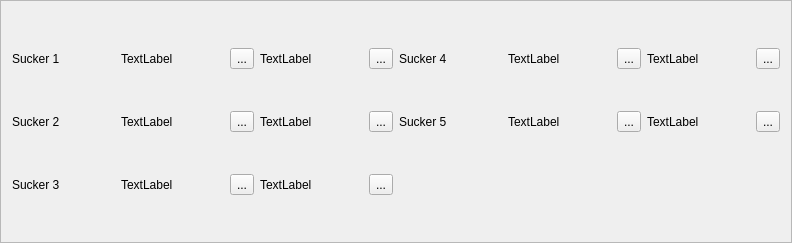
<?xml version="1.0" encoding="UTF-8"?>
<ui version="4.0">
 <class>ManualSockerFrame</class>
 <widget class="QFrame" name="ManualSockerFrame">
  <property name="geometry">
   <rect>
    <x>0</x>
    <y>0</y>
    <width>792</width>
    <height>243</height>
   </rect>
  </property>
  <property name="windowTitle">
   <string>Frame</string>
  </property>
  <property name="frameShape">
   <enum>QFrame::StyledPanel</enum>
  </property>
  <property name="frameShadow">
   <enum>QFrame::Raised</enum>
  </property>
  <layout class="QGridLayout" name="gridLayout">
   <item row="0" column="0">
    <widget class="QLabel" name="label">
     <property name="text">
      <string>Sucker 1</string>
     </property>
    </widget>
   </item>
   <item row="0" column="1">
    <widget class="QLabel" name="sucker1StatusLabel">
     <property name="text">
      <string>TextLabel</string>
     </property>
    </widget>
   </item>
   <item row="0" column="2">
    <widget class="QToolButton" name="connectSucker1ToolButton">
     <property name="text">
      <string>...</string>
     </property>
    </widget>
   </item>
   <item row="0" column="3">
    <widget class="QLabel" name="sucker1Label">
     <property name="text">
      <string>TextLabel</string>
     </property>
    </widget>
   </item>
   <item row="0" column="4">
    <widget class="QToolButton" name="disconnectSucker1ToolButton">
     <property name="text">
      <string>...</string>
     </property>
    </widget>
   </item>
   <item row="0" column="5">
    <widget class="QLabel" name="label_4">
     <property name="text">
      <string>Sucker 4</string>
     </property>
    </widget>
   </item>
   <item row="0" column="6">
    <widget class="QLabel" name="sucker4StatusLabel">
     <property name="text">
      <string>TextLabel</string>
     </property>
    </widget>
   </item>
   <item row="0" column="7">
    <widget class="QToolButton" name="connectSucker4ToolButton">
     <property name="text">
      <string>...</string>
     </property>
    </widget>
   </item>
   <item row="0" column="8">
    <widget class="QLabel" name="sucker4Label">
     <property name="text">
      <string>TextLabel</string>
     </property>
    </widget>
   </item>
   <item row="0" column="9">
    <widget class="QToolButton" name="disconnectSucker4ToolButton">
     <property name="text">
      <string>...</string>
     </property>
    </widget>
   </item>
   <item row="1" column="0">
    <widget class="QLabel" name="label_2">
     <property name="text">
      <string>Sucker 2</string>
     </property>
    </widget>
   </item>
   <item row="1" column="1">
    <widget class="QLabel" name="sucker2StatusLabel">
     <property name="text">
      <string>TextLabel</string>
     </property>
    </widget>
   </item>
   <item row="1" column="2">
    <widget class="QToolButton" name="connectSucker2ToolButton">
     <property name="text">
      <string>...</string>
     </property>
    </widget>
   </item>
   <item row="1" column="3">
    <widget class="QLabel" name="sucker2Label">
     <property name="text">
      <string>TextLabel</string>
     </property>
    </widget>
   </item>
   <item row="1" column="4">
    <widget class="QToolButton" name="disconnectSucker2ToolButton">
     <property name="text">
      <string>...</string>
     </property>
    </widget>
   </item>
   <item row="1" column="5">
    <widget class="QLabel" name="label_5">
     <property name="text">
      <string>Sucker 5</string>
     </property>
    </widget>
   </item>
   <item row="1" column="6">
    <widget class="QLabel" name="sucker5StatusLabel">
     <property name="text">
      <string>TextLabel</string>
     </property>
    </widget>
   </item>
   <item row="1" column="7">
    <widget class="QToolButton" name="connectSucker5ToolButton">
     <property name="text">
      <string>...</string>
     </property>
    </widget>
   </item>
   <item row="1" column="8">
    <widget class="QLabel" name="sucker5Label">
     <property name="text">
      <string>TextLabel</string>
     </property>
    </widget>
   </item>
   <item row="1" column="9">
    <widget class="QToolButton" name="disconnectSucker5ToolButton">
     <property name="text">
      <string>...</string>
     </property>
    </widget>
   </item>
   <item row="2" column="0">
    <widget class="QLabel" name="label_3">
     <property name="text">
      <string>Sucker 3</string>
     </property>
    </widget>
   </item>
   <item row="2" column="1">
    <widget class="QLabel" name="sucker3StatusLabel">
     <property name="text">
      <string>TextLabel</string>
     </property>
    </widget>
   </item>
   <item row="2" column="2">
    <widget class="QToolButton" name="connectSucker3ToolButton">
     <property name="text">
      <string>...</string>
     </property>
    </widget>
   </item>
   <item row="2" column="3">
    <widget class="QLabel" name="sucker3Label">
     <property name="text">
      <string>TextLabel</string>
     </property>
    </widget>
   </item>
   <item row="2" column="4">
    <widget class="QToolButton" name="disconnectSucker3ToolButton">
     <property name="text">
      <string>...</string>
     </property>
    </widget>
   </item>
  </layout>
 </widget>
 <resources/>
 <connections/>
</ui>
